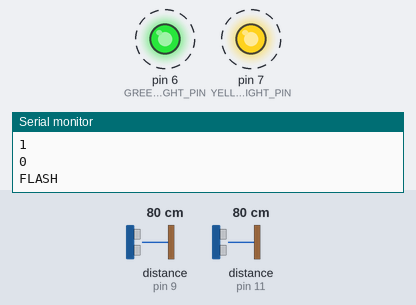
The sketch below on a simulated Arduino Uno, built with avr-gcc and run on an emulated ATmega328P. Shown: output pins drawn as LEDs (lit = HIGH), the last lines printed to the serial monitor. Dashed ring = blinking. The inputs (shaded band) are chosen by the test bench; at power-on: distance to the obstacle (sensors on pin 9, pin 11) 80 cm. The echo pulse lasts 58.3 µs per cm; pins used as bus, display or sensor lines are not drawn.

Above: at 0.1 s.
At 5.8 s:
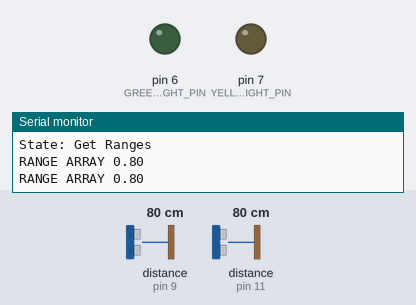
5.9 s: distance to the obstacle (sensor on pin 9) set to 2 cm
8.0 s: distance to the obstacle (sensor on pin 9) set to 4 cm
Timing chart, 0 to 11.0 s (numbered marks = the images above; inputs shaded):
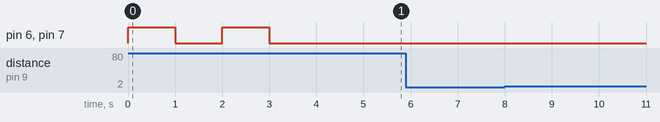

Measured:
- by itself, pin 6 (GREEN_LIGHT_PIN), pin 7 (YELLOW_LIGHT_PIN): alternates HIGH for 1.0 s and LOW for 1.0 s, 4 changes in all, then stays LOW

The sketch:

Stoplight_Arduino.ino
```cpp
// Pin Assignments
const int GREEN_LIGHT_PIN = 6;
const int YELLOW_LIGHT_PIN = 7;
const int N_SENSORS = 2;
const float THRESHOLDS[N_SENSORS][3] = { {0.7, 0.5, 0.2}, //On, Caution, Stop
                                         {0.7, 0.5, 0.2} };
const int SENSOR_PINS[N_SENSORS][2] = { {8, 9},
                                        {10, 11}};
const int SCAN_DELAY = 1;
const float MOVEMENT_THRESHOLD = 0.1;
const long TIMEOUT_MS = 30000;

// States
const int S_INIT = 0;
const int S_GET_RANGES = 1;
const int S_VERIFY_MOVEMENT = 2;
const int S_WAIT = 3;
const int S_PARKING = 4;
const int S_SHUTDOWN = 5;

// Variables
int active_sensor = 0;
float ranges[N_SENSORS];

void setup() {
  // Nothing to do here, the initialization state will take care
  // of everything.
  Serial.begin(115200); // Useful for debugging
}

void loop() {
  static int state = S_INIT;
  for (int i=0; i<N_SENSORS; i++) {
    Serial.print("RANGE ARRAY ");
    Serial.println(ranges[i]);
  }
  switch (state)
  {
    case S_INIT:
      state = state_init();
      Serial.println("State: Init");
      break;

    case S_GET_RANGES:
      state = state_get_ranges();
      Serial.println("State: Get Ranges");
      break;

    case S_VERIFY_MOVEMENT:
      state = state_verify_movement();
      Serial.println("State: Verify Movement");
      break;

    case S_WAIT:
      state = state_wait();
      Serial.println("State: Wait");
      break;

    case S_PARKING:
      state = state_parking();
      Serial.println("State: Parking");
      break;

    default:
      state = state_shutdown();
      Serial.println("State: Shutdown");
      break;
  }

  if (state > 5) {
    state = S_SHUTDOWN;
  }
}

int state_init() {
  Serial.println("IN INIT FUNC");
  // Setup the trigger and echo pins for each sensor
  for (int i=0; i<N_SENSORS; i++) {
    Serial.println(i);
    pinMode(SENSOR_PINS[i][0], OUTPUT);
    pinMode(SENSOR_PINS[i][1], INPUT);
  }

  // Make the lights outputs and flash to show startup
  pinMode(GREEN_LIGHT_PIN, OUTPUT);
  pinMode(YELLOW_LIGHT_PIN, OUTPUT);
  for (int i=0; i<2; i++) {
    Serial.println(i);
    Serial.println("FLASH");
    digitalWrite(GREEN_LIGHT_PIN, HIGH);
    digitalWrite(YELLOW_LIGHT_PIN, HIGH);
    delay(1000);
    digitalWrite(GREEN_LIGHT_PIN, LOW);
    digitalWrite(YELLOW_LIGHT_PIN, LOW);
    delay(1000);
  }
  return S_GET_RANGES;
}

int state_get_ranges() {
  float new_ranges[N_SENSORS];
  for (int i=0; i<N_SENSORS; i++) {
    new_ranges[i] = get_range_meters(SENSOR_PINS[i]);
    Serial.println(ranges[i] - new_ranges[i]);
    if ((ranges[i] - new_ranges[i]) >= MOVEMENT_THRESHOLD) {
      active_sensor = i;
      memcpy(ranges, new_ranges, sizeof(ranges));
      return S_VERIFY_MOVEMENT;
    }
  }
   memcpy(ranges, new_ranges, sizeof(ranges));
  return S_WAIT;
}

int state_verify_movement() {
  // Wait half a second and make sure we are getting closer still
  delay(500);
  float new_range = get_range_meters(SENSOR_PINS[active_sensor]);
  Serial.print("VERIFY: ");
  Serial.println(ranges[active_sensor]);
  Serial.println(new_range);
  if (new_range < ranges[active_sensor]) {
    return S_PARKING;
  }
  return S_WAIT;
}

int state_wait() {
  delay(SCAN_DELAY * 1000);
  return S_GET_RANGES;
}

int state_parking() {
  // Do the parking bit
  float range = get_range_meters(SENSOR_PINS[active_sensor]);
  long start_time = millis();
  // While we are not ready to stop, update the state
  while (range >=THRESHOLDS[active_sensor][2]){
    range = get_range_meters(SENSOR_PINS[active_sensor]);
    if (range <= THRESHOLDS[active_sensor][0] && range > THRESHOLDS[active_sensor][1]){
      // Out in the green zone, green steady burn
      Serial.println("Green zone");
      digitalWrite(GREEN_LIGHT_PIN, HIGH);
    }
    if (range <= THRESHOLDS[active_sensor][1] && range > THRESHOLDS[active_sensor][2]) {
      // In the slow zone, flash yellow
      Serial.println("Slow zone");
      digitalWrite(GREEN_LIGHT_PIN, LOW);
      digitalWrite(YELLOW_LIGHT_PIN, HIGH);
      delay(500);
      digitalWrite(YELLOW_LIGHT_PIN, LOW);
      delay(500);
   }


   // Check to make sure we haven't timed out. If we have, break out.
   if (millis() - start_time > TIMEOUT_MS) {
    break;
   }
  }

  // We're done and in the red zone, flash both lights, turn off
  for (int i=0; i<4; i++) {
    digitalWrite(GREEN_LIGHT_PIN, HIGH);
    digitalWrite(YELLOW_LIGHT_PIN, HIGH);
    delay(200);
    digitalWrite(GREEN_LIGHT_PIN, LOW);
    digitalWrite(YELLOW_LIGHT_PIN, LOW);
    delay(200);
  }
  return S_WAIT;
}

int state_shutdown() {
  // Turn the lights off and set all pins to inputs. A safe state.
  digitalWrite(GREEN_LIGHT_PIN, LOW);
  digitalWrite(YELLOW_LIGHT_PIN, LOW);
  pinMode(GREEN_LIGHT_PIN, INPUT);
  pinMode(YELLOW_LIGHT_PIN, INPUT);

  for (int pin=SENSOR_PINS[0]; pin++; pin<N_SENSORS) {
    pinMode(pin, INPUT);
  }
}

float get_range_meters(int pins[]){
  Serial.println(pins[0]);
  Serial.println(pins[1]);
  pinMode(pins[0], OUTPUT);
  pinMode(pins[1], INPUT);
  digitalWrite(pins[0], LOW);
  delayMicroseconds(5);
  digitalWrite(pins[0], HIGH);
  delayMicroseconds(10);
  digitalWrite(pins[0], LOW);
  long duration = pulseIn(pins[1], HIGH);
  Serial.print("Range : ");
  Serial.println(duration /29.1/2/100);
  return duration / 29.1 / 2 / 100;
}
```
